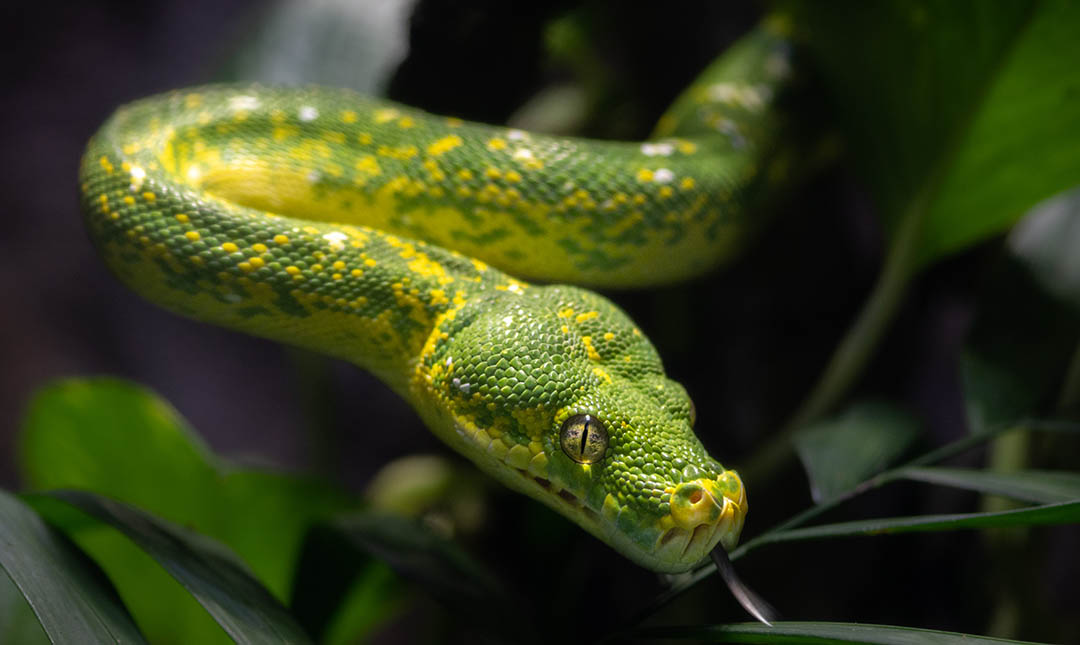
#> input picture notebooks/images/python.jpg, 1080 x 645 px
$ jupyter execute train_classifier.ipynb
#> lines starting #> are read from the running program, lines starting #| are printed output that depends on the picture
## Check OpenCV version to test if everyhting is setup correctly.

[cell 1]
import cv2
print(cv2.__version__)

## First testje

[cell 2]
import cv2
from matplotlib import pyplot as plt

# Load the image
img = cv2.imread('images/python.jpg')
#> img is the input picture: shape (645, 1080, 3); mean B, G, R 27.8, 61.6, 53.8

# Convert BGR to RGB (OpenCV uses BGR by default)
img_rgb = cv2.cvtColor(img, cv2.COLOR_BGR2RGB)

# Display
plt.imshow(img_rgb)
plt.title("Original Image")
plt.axis("off")
plt.show()

[cell 3]
# Resize the image
resized = cv2.resize(img, (100, 100))
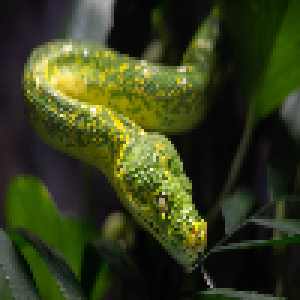
#> resized: shape (100, 100, 3) (shown 3 times larger); mean B, G, R 27.7, 61.6, 53.8

# Flip the image
flipped = cv2.flip(img, 1)  # 1 means horizontal flip
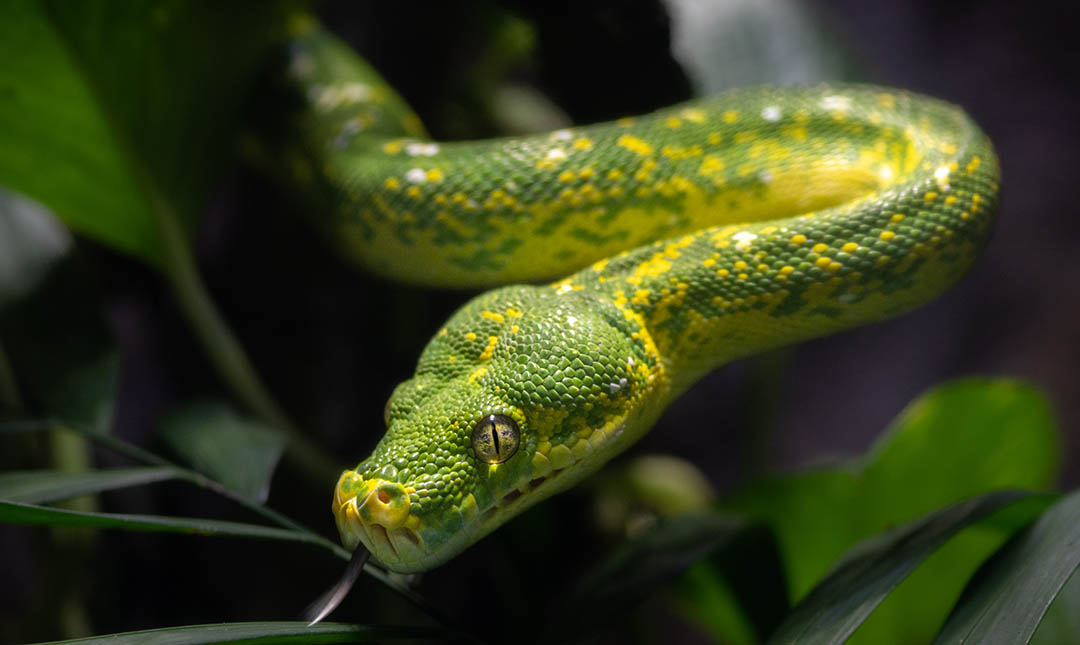
#> flipped: shape (645, 1080, 3); mean B, G, R 27.8, 61.6, 53.8

# Show both
plt.figure(figsize=(8,4))
plt.subplot(1,2,1)
plt.imshow(cv2.cvtColor(resized, cv2.COLOR_BGR2RGB))
plt.title("Resized")

plt.subplot(1,2,2)
plt.imshow(cv2.cvtColor(flipped, cv2.COLOR_BGR2RGB))
plt.title("Flipped")

plt.show()
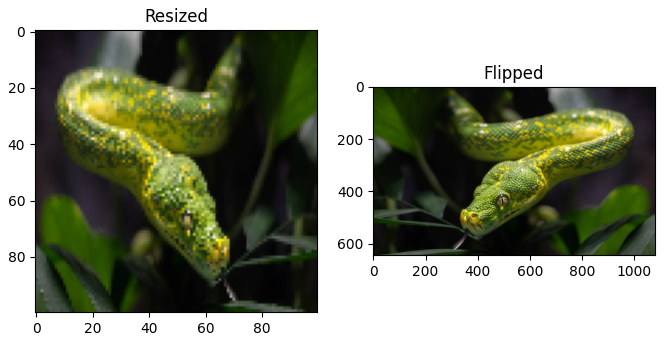
#> figure drawn by matplotlib, 2 panels
